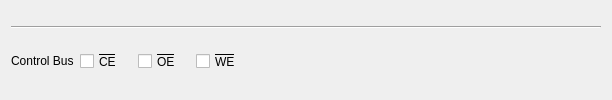
           <widget class="QFrame" name="frameBusCtrl">
            <property name="frameShape">
             <enum>QFrame::NoFrame</enum>
            </property>
            <property name="frameShadow">
             <enum>QFrame::Plain</enum>
            </property>
            <layout class="QVBoxLayout" name="verticalLayout_10">
             <item>
              <widget class="Line" name="line_2">
               <property name="sizePolicy">
                <sizepolicy hsizetype="Preferred" vsizetype="Fixed">
                 <horstretch>0</horstretch>
                 <verstretch>0</verstretch>
                </sizepolicy>
               </property>
               <property name="minimumSize">
                <size>
                 <width>590</width>
                 <height>0</height>
                </size>
               </property>
               <property name="maximumSize">
                <size>
                 <width>590</width>
                 <height>16777215</height>
                </size>
               </property>
               <property name="orientation">
                <enum>Qt::Horizontal</enum>
               </property>
              </widget>
             </item>
             <item>
              <layout class="QHBoxLayout" name="horizontalLayout_6">
               <item>
                <widget class="QLabel" name="labelBusCtrl">
                 <property name="sizePolicy">
                  <sizepolicy hsizetype="Minimum" vsizetype="Fixed">
                   <horstretch>0</horstretch>
                   <verstretch>0</verstretch>
                  </sizepolicy>
                 </property>
                 <property name="minimumSize">
                  <size>
                   <width>60</width>
                   <height>0</height>
                  </size>
                 </property>
                 <property name="maximumSize">
                  <size>
                   <width>16777215</width>
                   <height>16777215</height>
                  </size>
                 </property>
                 <property name="text">
                  <string>Control Bus</string>
                 </property>
                </widget>
               </item>
               <item>
                <widget class="QCheckBox" name="checkBoxCE">
                 <property name="sizePolicy">
                  <sizepolicy hsizetype="Minimum" vsizetype="Fixed">
                   <horstretch>0</horstretch>
                   <verstretch>0</verstretch>
                  </sizepolicy>
                 </property>
                 <property name="minimumSize">
                  <size>
                   <width>52</width>
                   <height>23</height>
                  </size>
                 </property>
                 <property name="maximumSize">
                  <size>
                   <width>16777215</width>
                   <height>16777215</height>
                  </size>
                 </property>
                 <property name="styleSheet">
                  <string notr="true">text-decoration:overline</string>
                 </property>
                 <property name="text">
                  <string notr="true">CE</string>
                 </property>
                </widget>
               </item>
               <item>
                <widget class="QCheckBox" name="checkBoxOE">
                 <property name="sizePolicy">
                  <sizepolicy hsizetype="Minimum" vsizetype="Fixed">
                   <horstretch>0</horstretch>
                   <verstretch>0</verstretch>
                  </sizepolicy>
                 </property>
                 <property name="minimumSize">
                  <size>
                   <width>52</width>
                   <height>23</height>
                  </size>
                 </property>
                 <property name="maximumSize">
                  <size>
                   <width>16777215</width>
                   <height>16777215</height>
                  </size>
                 </property>
                 <property name="styleSheet">
                  <string notr="true">text-decoration:overline</string>
                 </property>
                 <property name="text">
                  <string notr="true">OE</string>
                 </property>
                </widget>
               </item>
               <item>
                <widget class="QCheckBox" name="checkBoxWE">
                 <property name="sizePolicy">
                  <sizepolicy hsizetype="Minimum" vsizetype="Fixed">
                   <horstretch>0</horstretch>
                   <verstretch>0</verstretch>
                  </sizepolicy>
                 </property>
                 <property name="minimumSize">
                  <size>
                   <width>52</width>
                   <height>23</height>
                  </size>
                 </property>
                 <property name="maximumSize">
                  <size>
                   <width>16777215</width>
                   <height>16777215</height>
                  </size>
                 </property>
                 <property name="styleSheet">
                  <string notr="true">text-decoration:overline</string>
                 </property>
                 <property name="text">
                  <string notr="true">WE</string>
                 </property>
                </widget>
               </item>
               <item>
                <spacer name="horizontalSpacer">
                 <property name="orientation">
                  <enum>Qt::Horizontal</enum>
                 </property>
                 <property name="sizeHint" stdset="0">
                  <size>
                   <width>40</width>
                   <height>20</height>
                  </size>
                 </property>
                </spacer>
               </item>
              </layout>
             </item>
            </layout>
           </widget>
